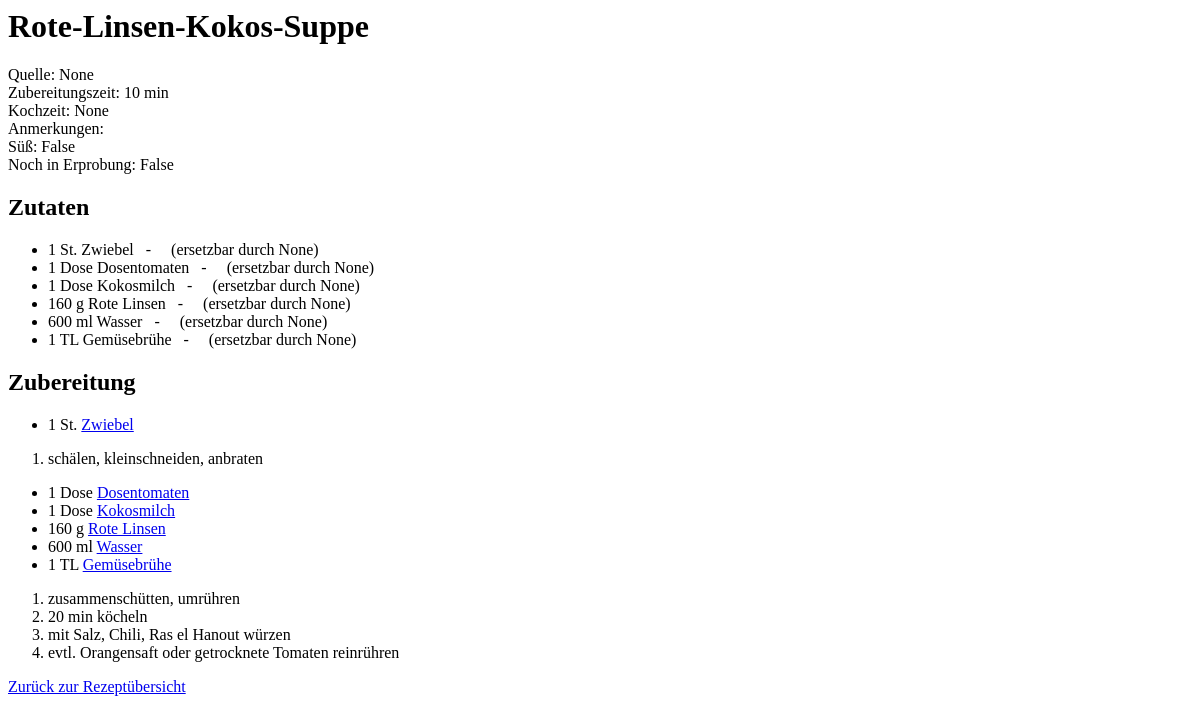
/recipes/2/, run on an earlier commit of the app's database.
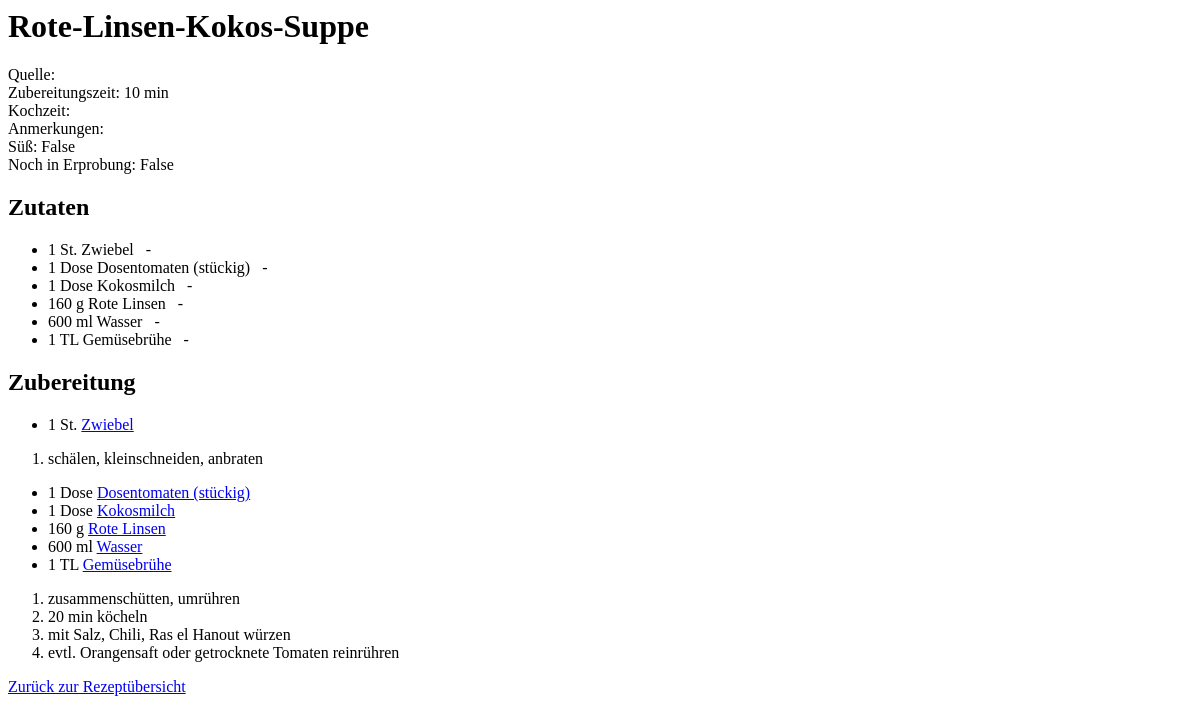
And on a later commit of the database.
### recipes/models.py (models this page shows, shortened)
class Recipe(models.Model):
    recipe_name = models.CharField(max_length=200, verbose_name="Rezept")
    source = models.CharField(max_length=200, verbose_name="Quelle", blank=True)
    preparation_time = models.CharField(max_length=100, verbose_name="Zubereitungszeit")
    cooking_time = models.CharField(max_length=100, verbose_name="Koch/Backzeit", blank=True)
    notes = models.TextField(verbose_name="Anmerkungen", blank=True)
    experimental = models.BooleanField(verbose_name="Noch in Erprobung", default=False)
    sweet = models.BooleanField(verbose_name="Süß", default=False)
    def __str__(self):
        return self.recipe_name

class StepIngredient(models.Model):
    step = models.ForeignKey(Step, verbose_name="Schritt", on_delete=models.CASCADE)
    ingredient = models.ForeignKey(Ingredient, verbose_name="Zutat", on_delete=models.CASCADE)
    quantity = models.CharField(max_length=200, verbose_name="Menge")
    unit = models.CharField(max_length=100, verbose_name="Einheit")
    alternatives = models.CharField(max_length=200, verbose_name="Mögliche Alternative(n)", blank=True)

class Ingredient(models.Model):
    ingredient_name = models.CharField(max_length=200, verbose_name="Zutat", unique=True)
    location1 = models.ForeignKey(Location, verbose_name="Lagerort", related_name="location1", on_delete=models.SET_NULL, blank=True, null=True)
    location2 = models.ForeignKey(Location, verbose_name="Alternativer Lagerort", related_name="location2", on_delete=models.SET_NULL, blank=True, null=True)
    image = models.ImageField(upload_to="images", verbose_name="Foto", null=True, blank=True)
    usually_stocked = models.BooleanField(default=True, verbose_name="normalerweise vorhanden", )
    alternatives = models.CharField(max_length=200, verbose_name="Mögliche Alternative(n)", blank=True)

class Instruction(models.Model):
    step = models.ForeignKey(Step, verbose_name="Schritt", on_delete=models.CASCADE)
    text = models.CharField(max_length=400, verbose_name="Text")

### recipes/views.py (the view)
# urls.py: path("<int:pk>/", views.DetailView.as_view(), name="detail"),
class DetailView(generic.DetailView):
    model = Recipe
    def get_context_data(self, **kwargs):
        context = super().get_context_data(**kwargs)
        steps = self.object.step_set.order_by('number')
        for step in steps:
            step.ingredients = StepIngredient.objects.filter(step=step)
            step.instructions = step.instruction_set.order_by('id')
        context['steps'] = steps
        context['utensils'] = RecipeUtensil.objects.filter(recipe=self.object)
        return context

### recipes/templates/recipes/recipe_detail.html (shortened to what this page needs)
<h1> {{ recipe }} </h1>
Quelle: {{ recipe.source }} <br>
Zubereitungszeit: {{ recipe.preparation_time }} <br>
Kochzeit: {{ recipe.cooking_time }} <br>
Anmerkungen: {{ recipe.notes }} <br>
Süß: {{ recipe.sweet }} <br>
Noch in Erprobung: {{ recipe.experimental }}
<h2> Zutaten</h2>
<ul>
    {% for step in steps %}
        {% for step_ingredient in step.ingredients %}
            <li>{{ step_ingredient.quantity }} {{ step_ingredient.unit }} {{ step_ingredient.ingredient.ingredient_name }}
                &nbsp; - &nbsp;
                {% if step_ingredient.alternatives != "" %}
                    &nbsp;
                    (ersetzbar durch {{ step_ingredient.alternatives }})
                {% endif %}
            </li>
        {% endfor %}
    {% endfor %}
</ul>
<h2> Zubereitung</h2>
{% for step in steps %}
    {% if step.ingredients %}
        <ul>
            {% for step_ingredient in step.ingredients %}
                <li>{{ step_ingredient.quantity }} {{ step_ingredient.unit }}
                    <a href="{% url 'recipes:ingredient' step_ingredient.ingredient.id %}">{{ step_ingredient.ingredient.ingredient_name }}</a>
                </li>
            {% endfor %}
        </ul>
    {% endif %}
    <ol>
        {% for instruction in step.instructions %}
            <li> {{ instruction.text }} </li>
        {% endfor %}
    </ol>
{% endfor %}
<a href="{% url 'recipes:index' %}">Zurück zur Rezeptübersicht</a>

What changed in the data, as far as the page shows it:
changed Recipe "Rote-Linsen-Kokos-Suppe": source "None" → (not shown); cooking_time "None" → (not shown)
changed StepIngredient "St.": alternatives "None" → (not shown)
changed StepIngredient: ingredient.ingredient_name "Dosentomaten" → "Dosentomaten (stückig)"; alternatives "None" → (not shown)
changed StepIngredient "Kokosmilch": alternatives "None" → (not shown)
changed StepIngredient "Rote Linsen": alternatives "None" → (not shown)
changed StepIngredient "ml": alternatives "None" → (not shown)
changed StepIngredient "TL": alternatives "None" → (not shown)
